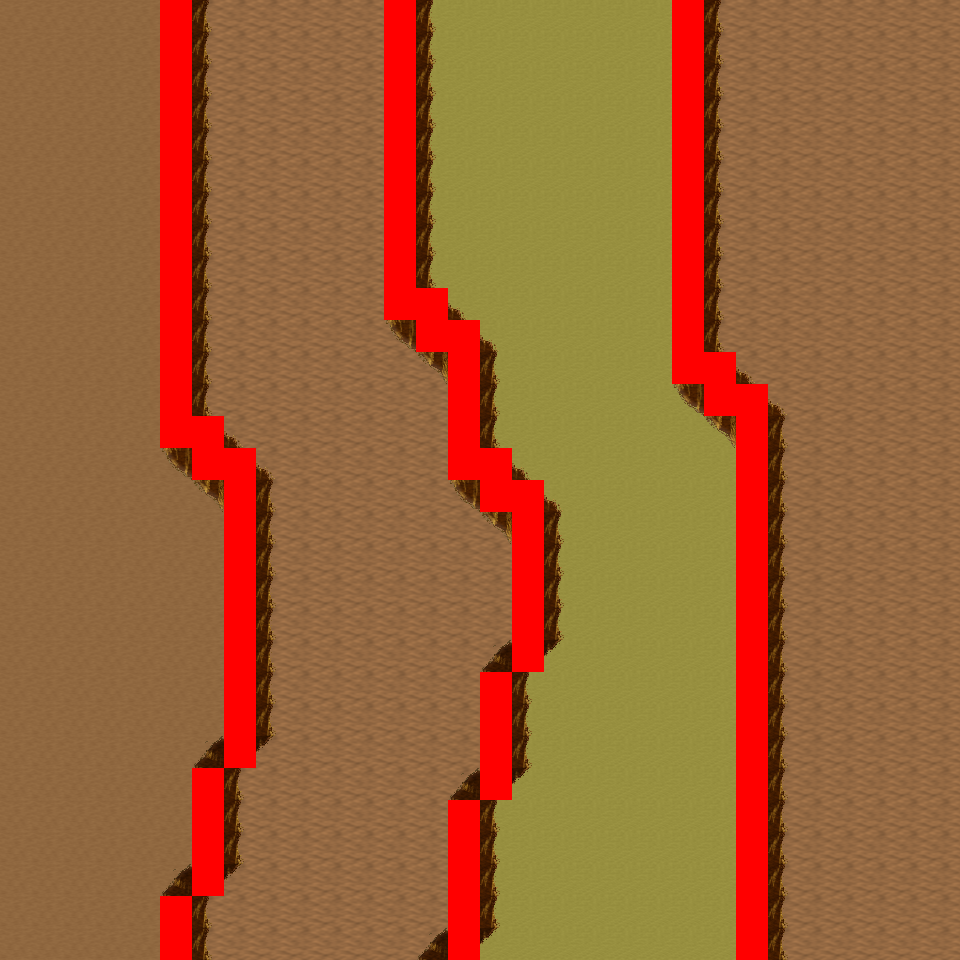

Rendered tile map (Tiled .tmx) drawn with the repository's tilesets; below, a short description and the map source with its tile grids summarised:
An orthogonal 30x30 tile map with 32x32 px tiles, 6 tile layers (Ground, Object, Object2, Above, ...), 8 tilesets and 6 objects (6x mapExit).

<map version="1.0" orientation="orthogonal" renderorder="right-down" width="30" height="30" tilewidth="32" tileheight="32" nextobjectid="7">
  <tileset firstgid="1" name="tileset_logic_collision" tilewidth="32" tileheight="32" tilecount="1" columns="1">
    <image source="../drawable/tileset_logic_collision.png" width="32" height="32" />
  </tileset>
  <tileset firstgid="2" name="tileset_ground_ground" tilewidth="32" tileheight="32" tilecount="33" columns="3">
    <image source="../drawable/tileset_ground_ground.png" width="96" height="352" />
  </tileset>
  <tileset firstgid="35" name="tileset_ground_ridge_earth_pale" tilewidth="32" tileheight="32" tilecount="96" columns="12">
    <image source="../drawable/tileset_ground_ridge_earth_pale.png" width="384" height="256" />
  </tileset>
  <tileset firstgid="131" name="tileset_ground_ridge_earth_dark" tilewidth="32" tileheight="32" tilecount="96" columns="12">
    <image source="../drawable/tileset_ground_ridge_earth_dark.png" width="384" height="256" />
  </tileset>
  <tileset firstgid="227" name="tileset_terrain_desert" tilewidth="32" tileheight="32" tilecount="88" columns="8">
    <image source="../drawable/tileset_terrain_desert.png" width="256" height="352" />
  </tileset>
  <tileset firstgid="315" name="tileset_plant_tree_tree_darkgreen" tilewidth="32" tileheight="32" tilecount="88" columns="8">
    <image source="../drawable/tileset_plant_tree_tree_darkgreen.png" width="256" height="352" />
  </tileset>
  <tileset firstgid="403" name="tileset_ground_sand_2" tilewidth="32" tileheight="32" tilecount="15" columns="5">
    <image source="../drawable/tileset_ground_sand_2.png" width="160" height="96" />
  </tileset>
  <tileset firstgid="418" name="tileset_plant_cactus_2" tilewidth="32" tileheight="32" tilecount="10" columns="5">
    <image source="../drawable/tileset_plant_cactus_2.png" width="160" height="64" />
  </tileset>
  <layer name="Ground" width="30" height="30">
    <data>[900 cells, 900 non-empty, 3 distinct tile ids]</data>
  </layer>
  <layer name="Object" width="30" height="30">
    <data>[900 cells, 201 non-empty, 11 distinct tile ids]</data>
  </layer>
  <layer name="Object2" width="30" height="30">
    <data>[900 cells, 0 non-empty, 0 distinct tile ids]</data>
  </layer>
  <layer name="Above" width="30" height="30">
    <data>[900 cells, 0 non-empty, 0 distinct tile ids]</data>
  </layer>
  <layer name="Above2" width="30" height="30">
    <data>[900 cells, 0 non-empty, 0 distinct tile ids]</data>
  </layer>
  <layer name="Walkable" width="30" height="30">
    <data>[900 cells, 98 non-empty, 1 distinct tile ids]</data>
  </layer>
  <objectgroup name="MapEvents">
    <object id="1" name="south" type="mapExit" x="0" y="928" width="160" height="32">
      <properties>
        <property name="map" value="level_0_x1_y111" />
        <property name="x" value="0" />
        <property name="y" value="1" />
      </properties>
    </object>
    <object id="2" name="south2" type="mapExit" x="192" y="928" width="256" height="32">
      <properties>
        <property name="map" value="level_0_x1_y111" />
        <property name="x" value="6" />
        <property name="y" value="1" />
      </properties>
    </object>
    <object id="3" name="south3" type="mapExit" x="480" y="928" width="256" height="32">
      <properties>
        <property name="map" value="level_0_x1_y111" />
        <property name="x" value="15" />
        <property name="y" value="1" />
      </properties>
    </object>
    <object id="4" name="south4" type="mapExit" x="768" y="928" width="192" height="32">
      <properties>
        <property name="map" value="level_0_x1_y111" />
        <property name="x" value="24" />
        <property name="y" value="1" />
      </properties>
    </object>
    <object id="5" name="west" type="mapExit" x="0" y="0" width="32" height="960">
      <properties>
        <property name="map" value="level_0_x0_y110" />
        <property name="x" value="28" />
        <property name="y" value="0" />
      </properties>
    </object>
    <object id="6" name="east" type="mapExit" x="928" y="0" width="32" height="960">
      <properties>
        <property name="map" value="level_0_x2_y110" />
        <property name="x" value="1" />
        <property name="y" value="0" />
      </properties>
    </object>
  </objectgroup>
</map>
